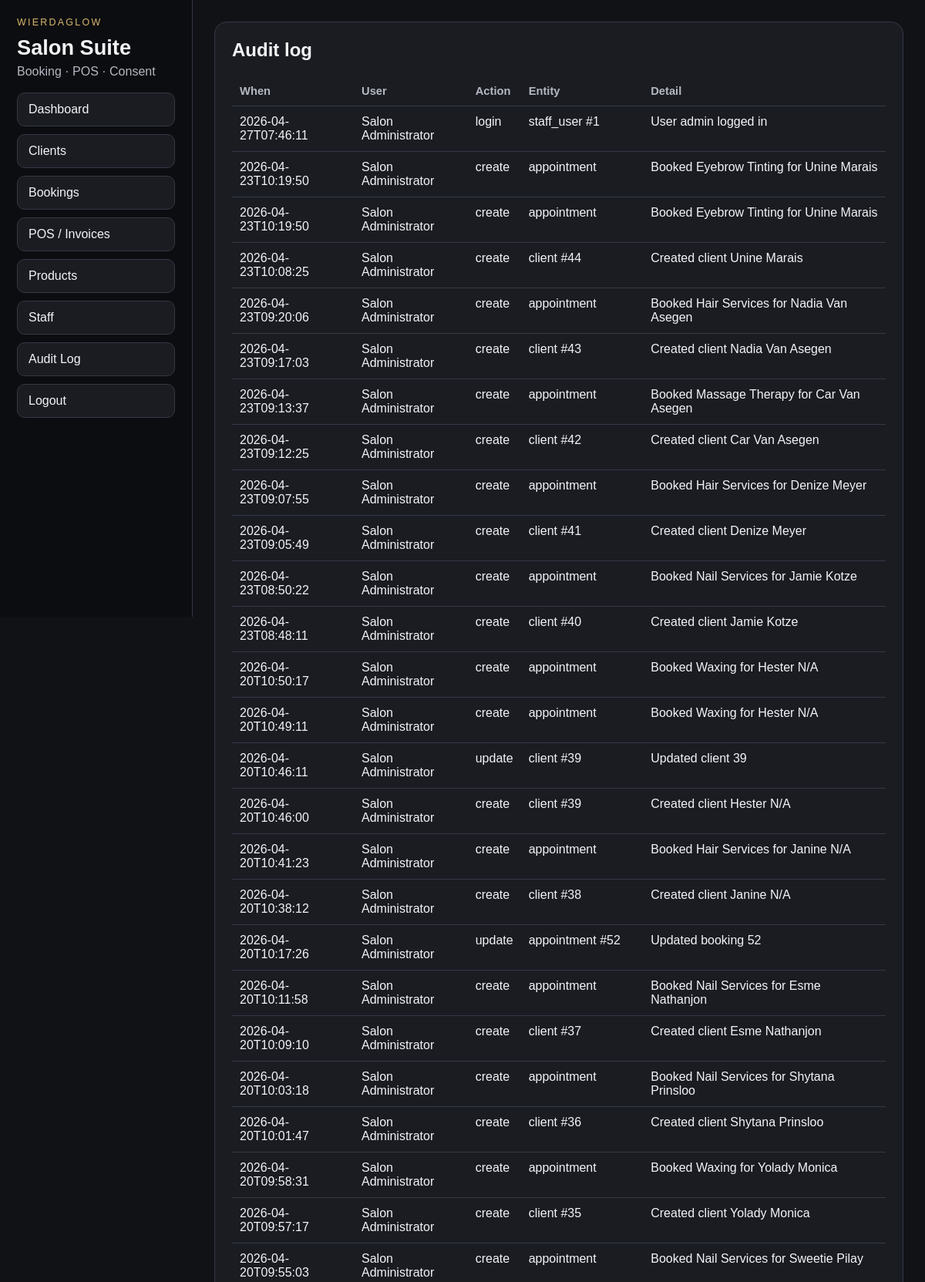
/audit (signed in, upper part), run on the app's committed database.
### tables this page shows
CREATE TABLE audit_log (
    id INTEGER PRIMARY KEY AUTOINCREMENT,
    user_id INTEGER,
    action TEXT NOT NULL,
    entity_type TEXT NOT NULL,
    entity_id TEXT,
    detail TEXT,
    created_at TEXT NOT NULL,
    FOREIGN KEY (user_id) REFERENCES staff_users(id) ON DELETE SET NULL
);

CREATE TABLE staff_users (
    id INTEGER PRIMARY KEY AUTOINCREMENT,
    username TEXT NOT NULL UNIQUE,
    password_hash TEXT NOT NULL,
    full_name TEXT NOT NULL,
    role TEXT NOT NULL DEFAULT 'staff',
    active INTEGER NOT NULL DEFAULT 1,
    created_at TEXT NOT NULL
);

### app.py (the view)
@app.route("/audit")
@admin_required
def audit_log():
    rows = get_db().execute(
        """
        SELECT a.*, s.full_name
        FROM audit_log a
        LEFT JOIN staff_users s ON s.id = a.user_id
        ORDER BY a.created_at DESC
        LIMIT 200
        """
    ).fetchall()
    return render_template("audit_log.html", entries=rows)

### app.py (called while the page is built)
def get_db() -> sqlite3.Connection:
    if "db" not in g:
        conn = sqlite3.connect(DB_PATH)
        conn.row_factory = sqlite3.Row
        conn.execute("PRAGMA foreign_keys = ON")
        g.db = conn
    return g.db

@app.before_request
def load_current_user() -> None:
    g.user = None
    user_id = session.get("user_id")
    if user_id:
        g.user = get_db().execute(
            "SELECT id, username, full_name, role, active FROM staff_users WHERE id = ?",
            (user_id,),
        ).fetchone()

@app.context_processor
def inject_globals() -> dict[str, Any]:
    return {
        "current_user": g.get("user"),
        "service_definitions": SERVICE_DEFINITIONS,
        "payment_methods": PAYMENT_METHODS,
        "booking_statuses": BOOKING_STATUSES,
    }

def admin_required(view):
    @wraps(view)
    def wrapped(*args, **kwargs):
        if g.user is None:
            return redirect(url_for("login"))
        if g.user["role"] != "admin":
            flash("Admin access required.", "error")
            return redirect(url_for("dashboard"))
        return view(*args, **kwargs)
    return wrapped

### templates/audit_log.html
{% extends 'base.html' %}
{% block content %}
<section class="panel">
  <h2>Audit log</h2>
  <div class="table-wrap"><table><thead><tr><th>When</th><th>User</th><th>Action</th><th>Entity</th><th>Detail</th></tr></thead><tbody>
    {% for row in entries %}
    <tr><td>{{ row.created_at[:19] }}</td><td>{{ row.full_name or 'System' }}</td><td>{{ row.action }}</td><td>{{ row.entity_type }}{% if row.entity_id %} #{{ row.entity_id }}{% endif %}</td><td>{{ row.detail }}</td></tr>
    {% else %}<tr><td colspan="5" class="muted">No audit entries found.</td></tr>{% endfor %}
  </tbody></table></div>
</section>
{% endblock %}

### static/styles.css (style rules this page uses)
:root { --bg: #111216; --panel: #1a1c22; --panel-2: #23262f; --border: #343946; --text: #f3f4f6; --muted: #b4b8c2; --accent: #d7b76f; --danger: #ff7f7f; --success: #88d69b; }
* { box-sizing: border-box; }
body { margin: 0; font-family: Arial, Helvetica, sans-serif; background: var(--bg); color: var(--text); display: flex; min-height: 100vh; }
.panel { background: var(--panel); border: 1px solid var(--border); border-radius: 16px; padding: 22px; margin-bottom: 22px; }
h1, h2, h3 { margin-top: 0; }
.table-wrap { overflow-x: auto; }
table { width: 100%; border-collapse: collapse; }
th, td { padding: 11px 10px; border-bottom: 1px solid var(--border); text-align: left; vertical-align: top; }
thead th { color: var(--muted); font-size: 0.92rem; }

### data on the page
audit_log: created_at "2026-04-27T07:46:11", full_name "Salon Administrator", action "login", entity_type "staff_user", entity_id "1", detail "User admin logged in"
audit_log: created_at "2026-04-23T10:19:50", full_name "Salon Administrator", action "create", entity_type "appointment", detail "Booked Eyebrow Tinting for Unine Marais"
audit_log: created_at "2026-04-23T10:19:50", full_name "Salon Administrator", action "create", entity_type "appointment", detail "Booked Eyebrow Tinting for Unine Marais"
audit_log: created_at "2026-04-23T10:08:25", full_name "Salon Administrator", action "create", entity_type "client", entity_id "44", detail "Created client Unine Marais"
audit_log: created_at "2026-04-23T09:20:06", full_name "Salon Administrator", action "create", entity_type "appointment", detail "Booked Hair Services for Nadia Van Asegen"
audit_log: created_at "2026-04-23T09:17:03", full_name "Salon Administrator", action "create", entity_type "client", entity_id "43", detail "Created client Nadia Van Asegen"
audit_log: created_at "2026-04-23T09:13:37", full_name "Salon Administrator", action "create", entity_type "appointment", detail "Booked Massage Therapy for Car Van Asegen"
audit_log: created_at "2026-04-23T09:12:25", full_name "Salon Administrator", action "create", entity_type "client", entity_id "42", detail "Created client Car Van Asegen"
audit_log: created_at "2026-04-23T09:07:55", full_name "Salon Administrator", action "create", entity_type "appointment", detail "Booked Hair Services for Denize Meyer"
audit_log: created_at "2026-04-23T09:05:49", full_name "Salon Administrator", action "create", entity_type "client", entity_id "41", detail "Created client Denize Meyer"
audit_log: created_at "2026-04-23T08:50:22", full_name "Salon Administrator", action "create", entity_type "appointment", detail "Booked Nail Services for Jamie Kotze"
audit_log: created_at "2026-04-23T08:48:11", full_name "Salon Administrator", action "create", entity_type "client", entity_id "40", detail "Created client Jamie Kotze"
audit_log: created_at "2026-04-20T10:50:17", full_name "Salon Administrator", action "create", entity_type "appointment", detail "Booked Waxing for Hester N/A"
audit_log: created_at "2026-04-20T10:49:11", full_name "Salon Administrator", action "create", entity_type "appointment", detail "Booked Waxing for Hester N/A"
audit_log: created_at "2026-04-20T10:46:11", full_name "Salon Administrator", action "update", entity_type "client", entity_id "39", detail "Updated client 39"
audit_log: created_at "2026-04-20T10:46:00", full_name "Salon Administrator", action "create", entity_type "client", entity_id "39", detail "Created client Hester N/A"
audit_log: created_at "2026-04-20T10:41:23", full_name "Salon Administrator", action "create", entity_type "appointment", detail "Booked Hair Services for Janine N/A"
audit_log: created_at "2026-04-20T10:38:12", full_name "Salon Administrator", action "create", entity_type "client", entity_id "38", detail "Created client Janine N/A"
audit_log: created_at "2026-04-20T10:17:26", full_name "Salon Administrator", action "update", entity_type "appointment", entity_id "52", detail "Updated booking 52"
audit_log: created_at "2026-04-20T10:11:58", full_name "Salon Administrator", action "create", entity_type "appointment", detail "Booked Nail Services for Esme Nathanjon"
audit_log: created_at "2026-04-20T10:09:10", full_name "Salon Administrator", action "create", entity_type "client", entity_id "37", detail "Created client Esme Nathanjon"
audit_log: created_at "2026-04-20T10:03:18", full_name "Salon Administrator", action "create", entity_type "appointment", detail "Booked Nail Services for Shytana Prinsloo"
audit_log: created_at "2026-04-20T10:01:47", full_name "Salon Administrator", action "create", entity_type "client", entity_id "36", detail "Created client Shytana Prinsloo"
audit_log: created_at "2026-04-20T09:58:31", full_name "Salon Administrator", action "create", entity_type "appointment", detail "Booked Waxing for Yolady Monica"
audit_log: created_at "2026-04-20T09:57:17", full_name "Salon Administrator", action "create", entity_type "client", entity_id "35", detail "Created client Yolady Monica"
audit_log: created_at "2026-04-20T09:55:03", full_name "Salon Administrator", action "create", entity_type "appointment", detail "Booked Nail Services for Sweetie Pilay"
